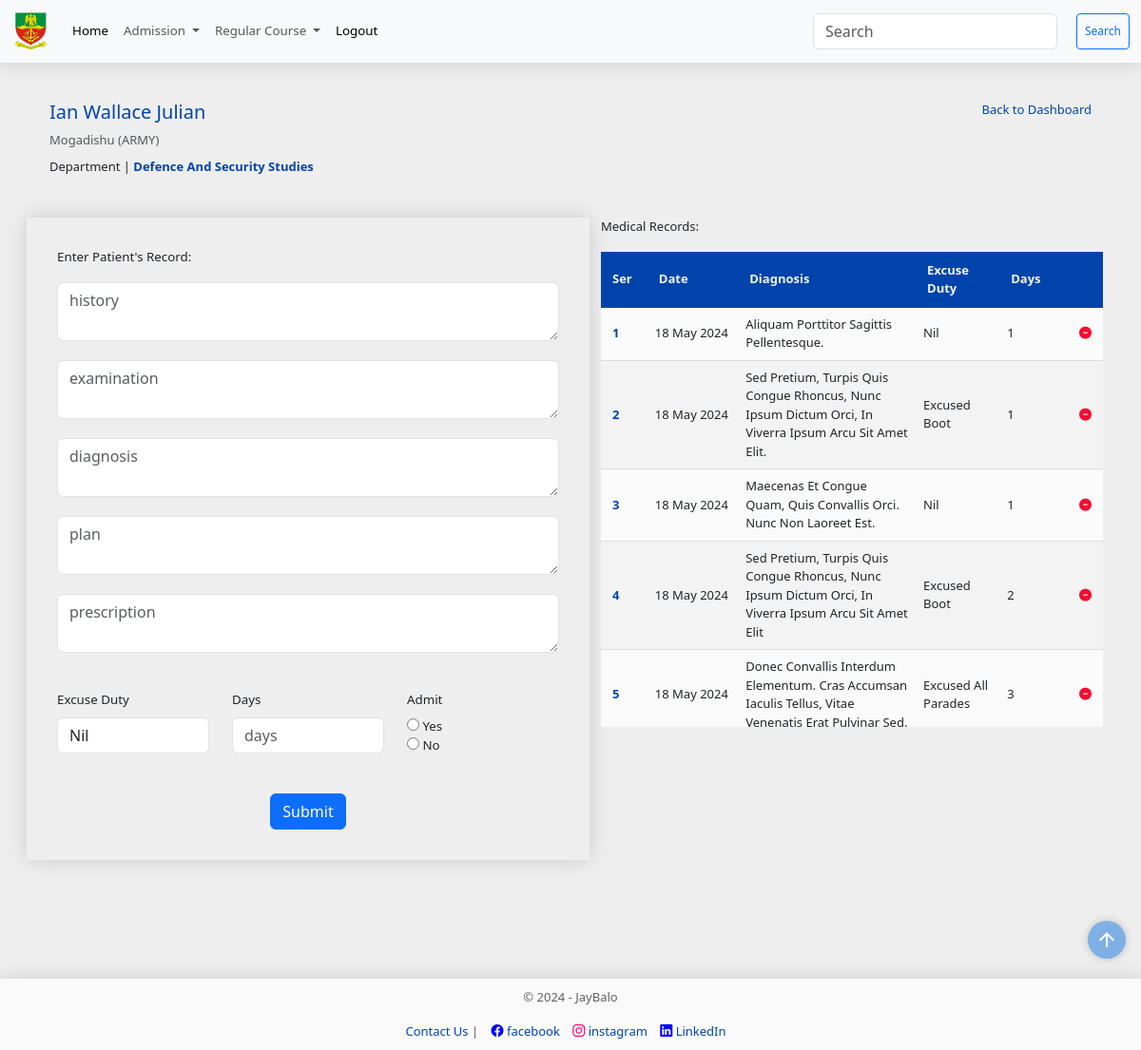
Screenshot of /cadet/medical/1 (signed in) with the database file from the repository.
### models.py (models this page shows, shortened)
class Cadet(db.Model):
    __tablename__= "cadets"
    id = Column("id", Integer, primary_key=True, autoincrement=True)
    cadet_no = Column("cadet_no", String, unique=True, nullable=False)
    first_name = Column("first_name", String, nullable=False)
    middle_name = Column("middle_name", String, nullable=True)
    last_name = Column("last_name", String, nullable=False)
    religion = Column("religion", String, nullable=False)
    state = Column("state", String, nullable=False)
    lga = Column("lga", String, nullable=False)
    date_of_enlistment = Column("date_of_enlistment", String, nullable=False)
    date_of_birth = Column("date_of_birth", String, nullable=False)
    department_id = Column('department_id', ForeignKey('departments.id'), nullable=False)
    department = relationship('Department', back_populates='cadets')
    bn_id = Column("bn_id", ForeignKey('battalions.id'), nullable=False)
    bn = relationship('Battalion', back_populates='cadet')
    gender_id = Column("gender_id", ForeignKey('genders.id'), nullable=False)
    gender = relationship('Gender', back_populates='cadet')
    service_id = Column("service_id", ForeignKey('services.id'), nullable=False)
    service = relationship('Service', back_populates='cadet')
    regular_id = Column("regular_id", ForeignKey('regular_courses.id'), nullable=False)
    regular_course = relationship('RegularCourse', back_populates='cadet')
    medical = relationship('Medical', back_populates='cadet')
    admission_count = Column("admission_count", Integer, nullable=False, default=0)
    admission_date = Column(Date, nullable=True)  # New field for admission date
    scores = relationship("Score", back_populates='cadet', uselist=False)
    service_scores = relationship("ServiceScore", back_populates='cadet', uselist=False)
    courses = relationship("Course", back_populates="cadet")
    profile_picture = relationship('ProfilePicture', back_populates='cadet')

class Battalion(db.Model):
    __tablename__="battalions"
    id = Column("id", Integer, primary_key=True, autoincrement=True)
    bn = Column("bn", String, nullable=False)
    cadet = relationship('Cadet', back_populates='bn')

class Service(db.Model):
    __tablename__="services"
    id = Column('id', Integer, primary_key=True)
    service_type = Column('service_type', String, nullable=False)
    service_subjects = relationship('ServiceSubject', back_populates='service')
    cadet = relationship('Cadet', back_populates='service')

class Department(db.Model):
    __tablename__="departments"
    id = Column("id", Integer, primary_key=True)
    department_name = Column("department_name", String, nullable=False)
    faculty_id = Column("faculty_id", ForeignKey('faculties.id'), nullable=False)
    faculty = relationship('Faculty', back_populates='departments')
    cadets = relationship('Cadet', back_populates='department')
    courses = relationship('Course', back_populates='department')

class Medical(db.Model):
    __tablename__ = "medicals"
    id = Column(Integer, primary_key=True, autoincrement=True)
    date_reported_sick = Column(Date, nullable=False, default=func.now())
    history = Column(String, nullable=False)
    examination = Column(String, nullable=False)
    diagnosis = Column(String, nullable=False)
    plan = Column(String, nullable=False)
    prescription = Column(String, nullable=False)
    excuse_duty = Column(String, nullable=False)
    excuse_duty_days = Column(Integer, nullable=True, default=0)
    admission_count = Column(Integer, nullable=False, default=0)
    cadet_id = Column(Integer, ForeignKey("cadets.id"), nullable=False)
    cadet = relationship("Cadet", back_populates="medical")

### main.py (the view, shortened to what this page needs)
@app.route('/cadet/medical/<int:id>', methods=['GET', 'POST'])
@login_required
def add_medical_record(id):
    search_form = SearchForm()
    medical_record_form = MedicalRecordForm()
    page = request.args.get("page", 1, type=int)
    per_page = 20
    selected_cadet = session.query(Cadet).filter(Cadet.id == id).first()
    cadet_medical_records = session.query(Medical).filter(Medical.cadet_id == id).all()
    return render_template('add_medical_record.html',
                           cadet=selected_cadet,
                           rows=cadet_medical_records,
                           id=id,
                           medical_record_form=medical_record_form,
                           year=year,
                           page=page,
                           per_page=per_page,
                           search_form=search_form
                           )

### forms.py
class SearchForm(FlaskForm):
    searched = StringField('Searched', validators=[DataRequired() ])
    submit = SubmitField('Search')

### main.py (called while the page is built)
@app.context_processor
def base():
    form = SearchForm()
    course = regular_courses() # Assuming this returns a dictionary
    return {
        'form_dict': dict(form=form),
        'course_dict': course,
        }

@login_manager.user_loader
def load_user(staff_id):
    staff = session.get(Staff, int(staff_id))
    session.close() # Close the session after use
    return staff

### utils.py (called while the page is built)
def regular_courses():
    course = db.session.query(RegularCourse).all()
    course_dict = {}
    for course_object in course:
        key = course_object.id
        course_dict[key] = [course_object.course_no]
    return course_dict

### templates/add_medical_record.html (shortened to what this page needs)
<!DOCTYPE html>
{% extends "base.html" %} {% block content %}
<div class="container">
  <div
    class="row"
    style="display: flex; justify-content: space-between; margin: 0"
  >
    <div class="col">
      <h5 style="color: rgb(0, 68, 171)">
        <a href="{{ url_for('student_info', id=cadet.id )}}"
          >{{ cadet.first_name }} {{ cadet.middle_name }} {{ cadet.last_name
          }}</a
        >
      </h5>
      <p
        style="font-size: small"
        class="card-subtitle mb-2 text-body-secondary"
      >
        {{ cadet.bn.bn.capitalize() }} ({{ cadet.service.service_type.upper()
        }})
      </p>
      <p class="card-text" style="font-size: small;">
        Department |
        <b style="color: rgb(0, 68, 171); font-size: small;"
          >{{ cadet.department.department_name.title() }}</b
        >
      </p>
    </div>
    <div class="col">
      <span>
        <a
          type="btn"
          style="font-size: small; float: right"
          href="{{ url_for('student_info', id=cadet.id )}}"
          class="card-link"
          >Back to Dashboard</a
        >
        <br />
      </span>
    </div>
  </div>
  <br>
  <div class="row">
    <div
      style="padding: 2em; box-shadow: 0 0 20px rgba(0, 0, 0, 0.15)"
      class="col"
    >
      <form
        style="font-size: smaller;"
        id="medial-record-form"
        method="POST"
        action="{{ url_for('add_medical_record', id=cadet.id) }}"
      >
        <p>Enter Patient's Record:</p>
        {{ medical_record_form.history(class="form-control",
        placeholder="history") }}
        <br />
        {{ medical_record_form.examination(class="form-control",
        placeholder="examination") }}
        <br />
        {{ medical_record_form.diagnosis(class="form-control",
        placeholder="diagnosis") }}
        <br />
        {{ medical_record_form.plan(class="form-control", placeholder="plan") }}
        <br />
        {{ medical_record_form.prescription(class="form-control",
        placeholder="prescription") }}
        <br />
        <div class="row">
          <div class="col">
            {{ medical_record_form.excuse_duty.label(class="form-label") }}
            {{ medical_record_form.excuse_duty(class="form-control",
              placeholder="days") }}
          </div>
          <div class="col">
            {{ medical_record_form.excuse_duty_days.label(class="form-label") }}
            {{ medical_record_form.excuse_duty_days(class="form-control",
            placeholder="days") }}
            <br>
          </div>
          <div class="col">
            {{ medical_record_form.admission_count.label(class="form-label") }} <br>
            {% for subfield in medical_record_form.admission_count %}
            {{ subfield }}
            {{ subfield.label }}
            <br />
            {% endfor %}
            <br>
          </div>
        </div>
        <br />
        <div class="form-group" style="text-align: center">
          {{ medical_record_form.submit( class="btn btn-primary") }}
        </div>
      </form>
    </div>
    <div class="col">
      <p style="font-size: small;">Medical Records:</p>
      <div style="margin: 0; padding: 0;" class="scrollable-table">
      <table class="custom-table table-sm table-hover table-borderless">
        <thead style="font-size: small; text-align: center">
          <tr>
            <th style="width: 1%" scope="col">Ser</th>
            <th style="width: 10%" scope="col">Date</th>
            <th style="width: 20%" scope="col">Diagnosis</th>
            <th style="width: 5%" scope="col">Excuse Duty</th>
            <th style="width: 5%" scope="col">Days</th>
            <th style="width: 1%" scope="col"></th>
          </tr>
        </thead>
        <tbody style="font-size: small" id="cadet-table-body">
          {% for row in rows %}
          <tr class="active-row">
            <th class="card-heading-text" scope="row">
              {{ (page - 1) * per_page + loop.index }}
            </th>
            <td data-cell="date">
              {{ row.date_reported_sick.strftime('%d %B
              %Y').lstrip('0').replace(' 0', ' ') }}
            </td>
            <td data-cell="diagnosis" class="head-center">
              {{ row.diagnosis.title() }}
            </td>
            <td data-cell="excuse_duty_type" class="head-center">
              {{row.excuse_duty.title() }}
            </td>
            <td data-cell="excuse_duty_days" class="head-center">
              {{row.excuse_duty_days }}
            </td>
            <td data-cell="remove record" class="head-center">
              <a
                href="#"
                onclick="confirmDelete('{{ url_for('remove_medical_record', id=row.id, cadet_id=row.cadet_id) }}')"
                ><i style="color: #f90b31" class="fas fa-minus-circle fa-md"></i
              ></a>
            </td>
          </tr>
          {% endfor %}
        </tbody>
      </table>
    </div>
    </div>
  </div>
  <div class="row"></div>
</div>
{% endblock %}

### static/styles.css (style rules this page uses)
html { scroll-behavior: smooth; }
body { margin: 0; padding: 0; background-color: #eeeeee; min-height: 100vh; display: flex; flex-direction: column; height: auto; margin-bottom: 50px; }
.row { padding-top: 20px; }
.container { padding: 10px; margin: auto; }
.col { width: fit-content; min-width: min-content; }
.scrollable-table { height: 500px; overflow-y: auto; scroll-snap-type: y mandatory; }
.scrollable-table > table { width: 100%; }
table { width: 100%; background-color: #fafafa; border-radius: 5px 5px 0 0; }
.custom-table { border-collapse: collapse; margin: 0; font-size: 0.9em; width: fit-content; border-radius: 5px 5px 0 0; box-shadow: 0 0 20px rgba(0, 0, 0, 0.15); }
.custom-table thead tr { background-color: rgb(0, 68, 171); color: #f4f4f4; text-align: left; font-weight: 600; position: sticky; top: 0; }
.custom-table th, .content-table td { padding: 10px 12px; }
.custom-table tbody td { padding: 0.5rem; }
.custom-table tbody tr { border-bottom: 1px solid #dddddd; }
.custom-table tbody tr:nth-of-type(even) { background-color: #f3f3f3; }
a { text-decoration: none; color: rgb(0, 68, 171); }
.card-link { color: rgb(0, 68, 171); }
.card-heading-text { color: #0044ab; }

### rows the page displays
Cadet: first_name "Ian", middle_name "Wallace", last_name "Julian"
Battalion: bn.bn "Mogadishu"
Service: service.service_type "ARMY"
Department: department.department_name "Defence And Security Studies"
Medical: index "1", date_reported_sick "18 May 2024", diagnosis "Aliquam Porttitor Sagittis Pellentesque.", excuse_duty "Nil", excuse_duty_days "1"
Medical: (page-1)*per_page+loop.index "2", date_reported_sick "18 May 2024", diagnosis "Sed Pretium, Turpis Quis Congue Rhoncus, Nunc Ipsum Dictum Orci, In Viverra Ipsum Arcu Sit Amet Elit.", excuse_duty "Excused Boot", excuse_duty_days "1"
Medical: (page-1)*per_page+loop.index "3", date_reported_sick "18 May 2024", diagnosis "Maecenas Et Congue Quam, Quis Convallis Orci. Nunc Non Laoreet Est.", excuse_duty "Nil", excuse_duty_days "1"
Medical: (page-1)*per_page+loop.index "4", date_reported_sick "18 May 2024", diagnosis "Sed Pretium, Turpis Quis Congue Rhoncus, Nunc Ipsum Dictum Orci, In Viverra Ipsum Arcu Sit Amet Elit", excuse_duty "Excused Boot", excuse_duty_days "2"
Medical: (page-1)*per_page+loop.index "5", date_reported_sick "18 May 2024", diagnosis "Donec Convallis Interdum Elementum. Cras Accumsan Iaculis Tellus, Vitae Venenatis Erat Pulvinar Sed.", excuse_duty "Excused All Parades", excuse_duty_days "3"

### other values shown
{{ medical_record_form.excuse_duty.label(class="form-label") }} "Excuse Duty"
{{ medical_record_form.excuse_duty_days.label(class="form-label") }} "Days"
{{ medical_record_form.admission_count.label(class="form-label") }} "Admit"
{{ subfield.label }} "Yes" "No"
{{ year }} "2024"
